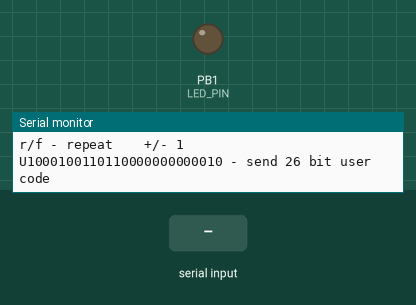
The sketch below on a simulated ATtiny85, built with avr-gcc and run on an emulated ATtiny85. On the bench: output pins drawn as LEDs (lit = HIGH), the last lines printed to the serial monitor. Inputs (shaded band) come from the test bench. Pins used as bus, display or sensor lines are not drawn.

Above: at 1.2 s.
1.3 s: "1\n" received over Serial
At 1.38 s:
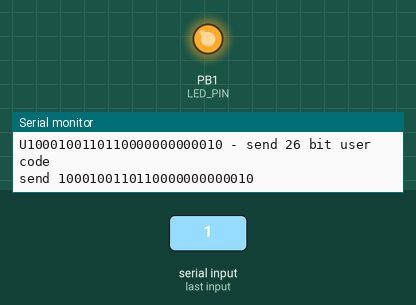
7.4 s: byte 85 ('U') received over Serial
Timing chart, 0 to 10.4 s (numbered marks = the images above; inputs shaded):
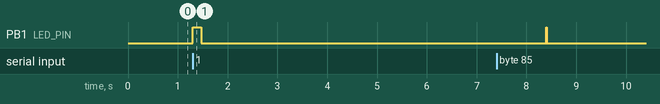

The sketch:

TestDigispark433Receive_VirtualWire_v2.ino
```cpp
#define TX_PIN 2
#define LED_PIN 1

/*
codes for my light sockets:

1000100110110000000000010
1011001001011111000000010

sniffed with rtl-sdr
*/

int int_0 = 300; // ms
int int_1 = 900; // ms
int wait  = 2000; // ms
int repeat = 5; // times

char code[27]; // 26 bits + null


void help(void) {
   Serial.println("1 or 2 to turn light sockets");
   Serial.println("q/a - 0 inteval +/- 100 ms");
   Serial.println("w/s - 1 inteval +/- 100 ms");
   Serial.println("e/d - wait      +/- 100 ms");
   Serial.println("r/f - repeat    +/- 1");
   Serial.println("U1000100110110000000000010 - send 26 bit user code");
}


void setup() {
   pinMode(LED_PIN, OUTPUT);
   pinMode(TX_PIN, OUTPUT);

   Serial.begin(9600);
   help();
}


void send(char *code) {
  Serial.print("send ");
  Serial.println(code);

  // we have to send same signal at least two times
  for(int r = 0; r < repeat; r++ ) {

    digitalWrite(LED_PIN, HIGH);

    for(int i = 0; i < strlen(code); i++) {
      int i1 = int_0;
      int i2 = int_1;
      if (code[i] == '1' ) {
        i1 = int_1;
        i2 = int_0;
      }
      digitalWrite(TX_PIN, HIGH);
      delayMicroseconds(i1);
      digitalWrite(TX_PIN, LOW);
      delayMicroseconds(i2);
    }

    delayMicroseconds(wait); // guess
  }

  digitalWrite(LED_PIN, LOW);
}

void loop() {
  if(Serial.available()) {
    int in = Serial.read();
    if (in == '1') {
      send("1000100110110000000000010");
    } else if (in == '2') {
      send("1011001001011111000000010");

    } else if (in == 'q') {
      int_0 += 100;
      Serial.print("inteval 0 = ");
      Serial.println(int_0);
    } else if (in == 'a') {
      int_0 -= 100;
      Serial.print("inteval 0 = ");
      Serial.println(int_0);

    } else if (in == 'w') {
      int_1 += 100;
      Serial.print("inteval 1 = ");
      Serial.println(int_1);
    } else if (in == 's') {
      int_1 -= 100;
      Serial.print("inteval 1 = ");
      Serial.println(int_1);

    } else if (in == 'e') {
      wait += 100;
      Serial.print("wait = ");
      Serial.println(wait);
    } else if (in == 'd') {
      wait -= 100;
      Serial.print("wait = ");
      Serial.println(wait);

    } else if (in == 'r') {
      repeat += 1;
      Serial.print("repeat = ");
      Serial.println(repeat);
    } else if (in == 'f') {
      repeat -= 1;
      Serial.print("repeat = ");
      Serial.println(repeat);

    } else if (in == 'U') {
      Serial.readBytesUntil('\n', code, sizeof(code));
      Serial.print('U');
      Serial.println( code );
      send( code );

    } else if (in == '?') {
      help();

    } else {
      Serial.print("ignored ");
      Serial.println(in);
    }
  }
}
```

Measured:
- after the input at 1.3 s, PB1 (LED_PIN): LOW → HIGH at once, → LOW 0.16 s later
- after the input at 7.4 s, PB1 (LED_PIN): LOW → HIGH after 1.0 s, → LOW 0.01 s later
